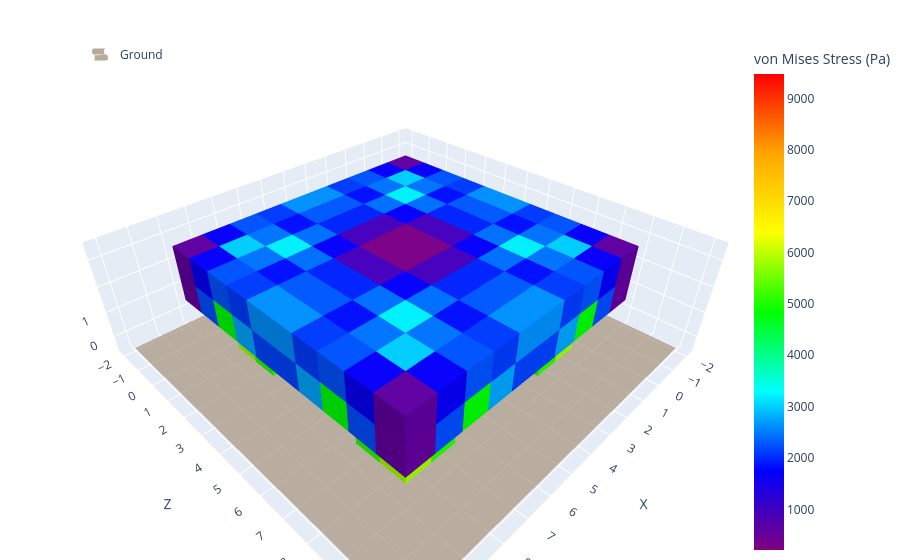

Source (notebook cell):
### Code cell
from eval_code.utils.stress import compute_von_mises_stress
from eval_code.structural_stability import stress_score

column_bases = [(1, 1), (1, 7), (7, 1), (7, 7)]
coords = []
for (cx, cz) in column_bases:
    for y in range(2):
        for dx in range(2):
            for dz in range(2):
                coords.append({'x': cx + dx, 'y': y, 'z': cz + dz})
for x in range(10):
    for z in range(10):
        coords.append({'x': x, 'y': 2, 'z': z})
        coords.append({'x': x, 'y': 3, 'z': z})

assert stress_score(coords, 9474) >= 1.0  # safe

# Calling intermediate functions again for visualization
von_mises = compute_von_mises_stress(coords)
print('Max von Mises Stress (Pa):', max(von_mises))
plotly_blocks.plot(coords, color=von_mises, colorbar_title="von Mises Stress (Pa)", alpha=1)

### Figure 1 — Plotly figure (JSON) as saved in the notebook; plotly's stock layout.template omitted (floating-point values rounded to 4 significant figures; data arrays with more than 128 entries replaced by an {"elided": "..."} marker saying what was removed)
{"data": [{"colorscale": [[0, "#8B7355"], [1, "#8B7355"]], "name": "Ground", "opacity": 0.6, "showlegend": true, "showscale": false, "type": "surface", "x": [[-2, 11], [-2, 11]], "y": [[-2, -2], [11, 11]], "z": [[-0.5, -0.5], [-0.5, -0.5]]}, {"facecolor": {"elided": "2784 str values"}, "flatshading": true, "i": {"elided": "2784 int values"}, "j": {"elided": "2784 int values"}, "k": {"elided": "2784 int values"}, "opacity": 1, "type": "mesh3d", "x": {"elided": "1856 float values"}, "y": {"elided": "1856 float values"}, "z": {"elided": "1856 float values"}}, {"marker": {"cmax": 9474.0, "cmin": 208.5, "color": {"elided": "232 float values"}, "colorbar": {"title": {"text": "von Mises Stress (Pa)"}}, "colorscale": [[0, "#800080"], [0.1667, "#0000FF"], [0.3333, "#00FFFF"], [0.5, "#00FF00"], [0.6667, "#FFFF00"], [0.8333, "#FFA500"], [1, "#FF0000"]], "size": 0.1}, "mode": "markers", "showlegend": false, "type": "scatter3d", "x": [null], "y": [null], "z": [null]}], "layout": {"legend": {"itemsizing": "constant", "x": 0, "xanchor": "left", "y": 1, "yanchor": "top"}, "margin": {"b": 0, "l": 80, "r": 0, "t": 40}, "scene": {"aspectmode": "data", "xaxis": {"dtick": 1, "tick0": -1, "tickformat": ",d", "tickmode": "linear", "title": {"text": "X"}}, "yaxis": {"dtick": 1, "tick0": -1, "tickformat": ",d", "tickmode": "linear", "title": {"text": "Z"}}, "zaxis": {"dtick": 1, "tick0": -1, "tickformat": ",d", "tickmode": "linear", "title": {"text": "Y (Height)"}}}, "title": {"text": ""}}}
